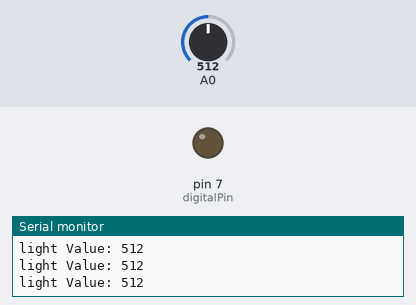
Recording of a sketch running on a simulated Arduino Uno, built with avr-gcc and run on an emulated ATmega328P. On the bench: output pins drawn as LEDs (lit = HIGH), the last lines printed to the serial monitor. Inputs (shaded band) come from the test bench; at power-on: A0 = 512.

Above: at 1.2 s.
1.3 s: A0 set to 465
2.8 s: A0 set to 435
At 3.9 s:
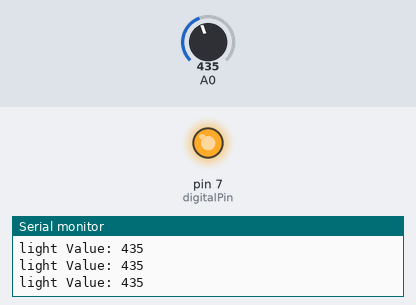
4.3 s: A0 set to 460
At 5.0 s:
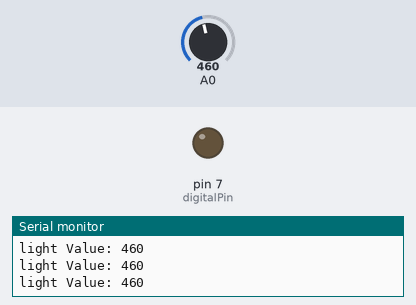
5.8 s: A0 set to 440
At 7.2 s:
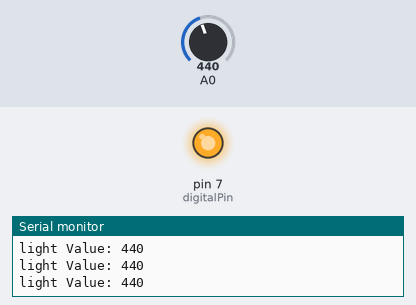
Timing chart, 0 to 8.8 s (numbered marks = the images above; inputs shaded):
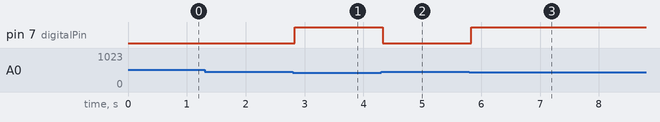

The sketch:

230041210_FarhanFuad_task1_Microcontrollers.ino
```cpp
int digitalPin = 7;
int threshold = 450;

void setup() {
    Serial.begin(9600);
    pinMode(digitalPin, OUTPUT);
}

void loop() {
    int value = analogRead(A0);

    Serial.print("light Value: ");
    Serial.println(value);
  if(value > threshold){
  	digitalWrite(digitalPin, LOW);
  }else {
  	digitalWrite(digitalPin, HIGH);
  }
}
```

Measured:
- the behaviour switches between 451 and 450 on A0 (found by bisection; images 0 and 1)
- after the input at 2.8 s, pin 7 (digitalPin): LOW → HIGH at once
- after the input at 4.3 s, pin 7 (digitalPin): HIGH → LOW at once
- after the input at 5.8 s, pin 7 (digitalPin): LOW → HIGH at once
